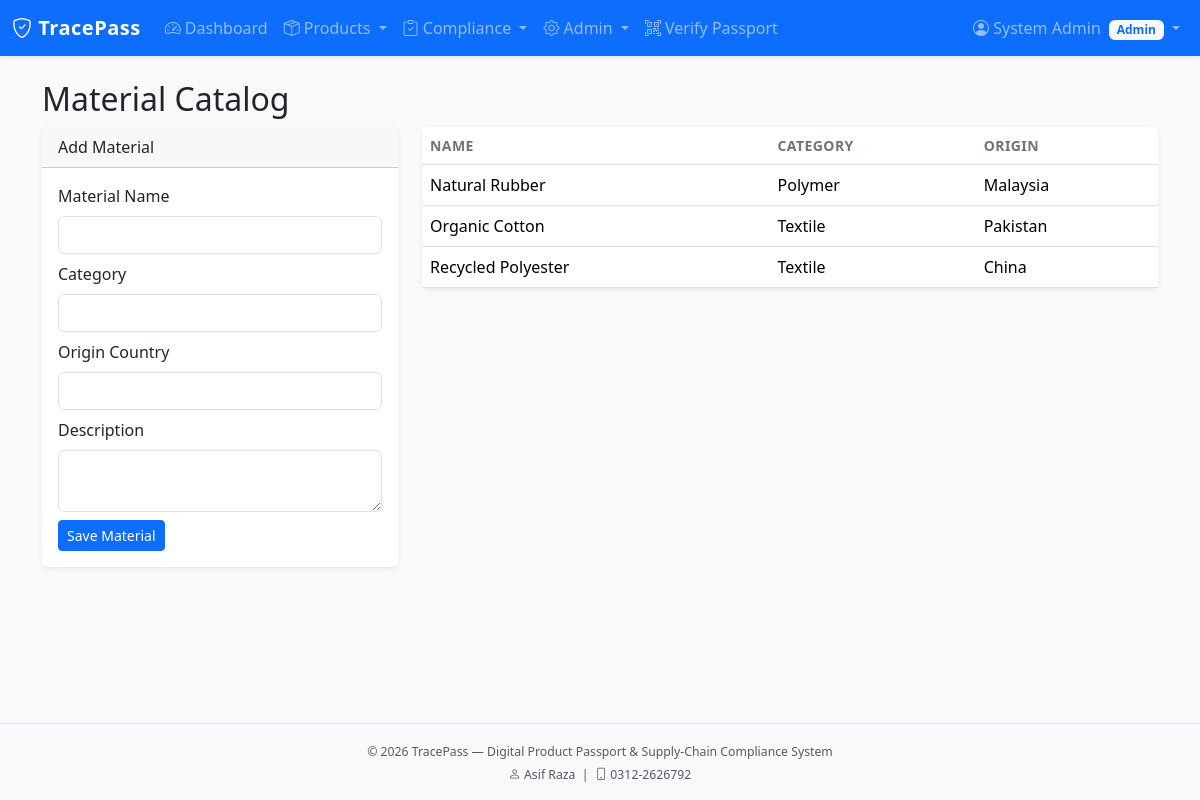
/products/materials/catalog (signed in), run on the app's committed database.
### app/models/user.py (models this page shows, shortened)
class User(UserMixin, db.Model):
    __tablename__ = 'users'
    id = db.Column(db.Integer, primary_key=True)
    name = db.Column(db.String(100), nullable=False)
    email = db.Column(db.String(120), unique=True, nullable=False, index=True)
    password_hash = db.Column(db.String(256), nullable=False)
    role_id = db.Column(db.Integer, db.ForeignKey('roles.id'), nullable=False)
    organization_id = db.Column(db.Integer, db.ForeignKey('organizations.id'), nullable=True)
    is_active = db.Column(db.Boolean, default=True)
    last_login = db.Column(db.DateTime)
    created_at = db.Column(db.DateTime, default=datetime.utcnow)
    updated_at = db.Column(db.DateTime, default=datetime.utcnow, onupdate=datetime.utcnow)
    @property
    def password(self):
        raise AttributeError('password is not a readable attribute')
    def has_role(self, *role_names):
        if self.role is None:
            return False
        return self.role.name in role_names

### app/models/role.py (models this page shows, shortened)
class Role(db.Model):
    __tablename__ = 'roles'
    id = db.Column(db.Integer, primary_key=True)
    name = db.Column(db.String(64), unique=True, nullable=False, index=True)
    description = db.Column(db.String(255))
    permissions = db.Column(db.Integer, default=0)  # bitmask style if needed later
    is_default = db.Column(db.Boolean, default=False)
    created_at = db.Column(db.DateTime, default=datetime.utcnow)
    users = db.relationship('User', backref='role', lazy='dynamic')
    PERMISSION_VIEW_PUBLIC = 0x01
    PERMISSION_MANAGE_PRODUCTS = 0x02
    PERMISSION_MANAGE_SUPPLIERS = 0x04
    PERMISSION_COMPLIANCE = 0x08
    PERMISSION_ADMIN = 0x80

### app/models/product.py (models this page shows, shortened)
class Material(db.Model):
    __tablename__ = 'materials'
    id = db.Column(db.Integer, primary_key=True)
    name = db.Column(db.String(150), nullable=False)
    category = db.Column(db.String(80))
    origin_country = db.Column(db.String(80))
    description = db.Column(db.Text)
    created_at = db.Column(db.DateTime, default=datetime.utcnow)

### app/products/routes.py (the view, shortened to what this page needs)
@products_bp.route('/materials/catalog', methods=['GET', 'POST'])
@login_required
@role_required('Manufacturer', 'Admin', 'Supplier')
def material_catalog():
    form = MaterialForm()
    materials = Material.query.order_by(Material.name).all()
    return render_template('products/material_catalog.html', form=form, materials=materials,
                           title='Material Catalog')

### app/products/forms.py
class MaterialForm(FlaskForm):
    name = StringField('Material Name', validators=[DataRequired(), Length(max=150)])
    category = StringField('Category', validators=[Optional(), Length(max=80)])
    origin_country = StringField('Origin Country', validators=[Optional(), Length(max=80)])
    description = TextAreaField('Description', validators=[Optional()])
    submit = SubmitField('Save Material')

### app/models/user.py (called while the page is built)
@login_manager.user_loader
def load_user(user_id):
    return User.query.get(int(user_id))

### app/templates/products/material_catalog.html
{% extends "base.html" %}
{% block content %}
<div class="container">
<h2>Material Catalog</h2>
<div class="row g-4">
<div class="col-md-4"><div class="card"><div class="card-header">Add Material</div><div class="card-body">
<form method="POST">{{ form.hidden_tag() }}
<div class="mb-2">{{ form.name.label(class="form-label") }}{{ form.name(class="form-control") }}</div>
<div class="mb-2">{{ form.category.label(class="form-label") }}{{ form.category(class="form-control") }}</div>
<div class="mb-2">{{ form.origin_country.label(class="form-label") }}{{ form.origin_country(class="form-control") }}</div>
<div class="mb-2">{{ form.description.label(class="form-label") }}{{ form.description(class="form-control", rows=2) }}</div>
{{ form.submit(class="btn btn-primary btn-sm") }}
</form></div></div></div>
<div class="col-md-8"><div class="card"><div class="table-responsive">
<table class="table mb-0"><thead><tr><th>Name</th><th>Category</th><th>Origin</th></tr></thead>
<tbody>{% for m in materials %}<tr>
<td>{{ m.name }}</td><td>{{ m.category or '—' }}</td><td>{{ m.origin_country or '—' }}</td>
</tr>{% else %}<tr><td colspan="3" class="text-muted text-center">Empty catalog.</td></tr>{% endfor %}
</tbody></table></div></div></div>
</div></div>
{% endblock %}

### app/templates/includes/navbar.html (shortened to what this page needs)
<nav class="navbar navbar-expand-lg navbar-dark bg-primary shadow-sm">
    <div class="container-fluid">
        <a class="navbar-brand fw-bold" href="{{ url_for('main.index') }}">
            <i class="bi bi-shield-check"></i> TracePass
        </a>
        <div class="collapse navbar-collapse" id="mainNav">
            <ul class="navbar-nav me-auto mb-2 mb-lg-0">
                {% if current_user.is_authenticated %}
                    <li class="nav-item">
                        <a class="nav-link" href="{{ url_for('main.dashboard') }}">
                            <i class="bi bi-speedometer2"></i> Dashboard
                        </a>
                    </li>
                    {% if current_user.has_role('Manufacturer', 'Admin', 'Auditor', 'Distributor', 'Supplier') %}
                    <li class="nav-item dropdown">
                        <a class="nav-link dropdown-toggle" href="#" data-bs-toggle="dropdown">
                            <i class="bi bi-box-seam"></i> Products
                        </a>
                    </li>
                    {% endif %}
                    {% if current_user.has_role('Auditor', 'Admin') %}
                    <li class="nav-item dropdown">
                        <a class="nav-link dropdown-toggle" href="#" data-bs-toggle="dropdown">
                            <i class="bi bi-clipboard-check"></i> Compliance
                        </a>
                    </li>
                    {% elif current_user.has_role('Supplier', 'Manufacturer') %}
                    <li class="nav-item">
                        <a class="nav-link" href="{{ url_for('compliance.certificates') }}">
                            <i class="bi bi-file-earmark-check"></i> Certificates
                        </a>
                    </li>
                    {% endif %}
                    {% if current_user.has_role('Admin') %}
                    <li class="nav-item dropdown">
                        <a class="nav-link dropdown-toggle" href="#" data-bs-toggle="dropdown">
                            <i class="bi bi-gear"></i> Admin
                        </a>
                    </li>
                    {% endif %}
                {% endif %}
                <li class="nav-item">
                    <a class="nav-link" href="{{ url_for('public.verify') }}">
                        <i class="bi bi-qr-code-scan"></i> Verify Passport
                    </a>
                </li>
            </ul>
            <ul class="navbar-nav ms-auto">
                {% if current_user.is_authenticated %}
                    <li class="nav-item dropdown">
                        <a class="nav-link dropdown-toggle" href="#" data-bs-toggle="dropdown">
                            <i class="bi bi-person-circle"></i>
                            {{ current_user.name }}
                            <span class="badge bg-light text-primary ms-1">{{ current_user.role.name }}</span>
                        </a>
                    </li>
                {% endif %}
            </ul>
        </div>
    </div>
</nav>

### app/static/css/style.css (style rules this page uses)
:root { --tp-primary: #0d6efd; --tp-dark: #0a2540; }
body { min-height: 100vh; display: flex; flex-direction: column; background-color: #f8f9fa; }
.navbar-brand { letter-spacing: 0.5px; }
.card { border: none; box-shadow: 0 0.125rem 0.25rem rgba(0, 0, 0, 0.075); }
.table th { font-weight: 600; font-size: 0.875rem; text-transform: uppercase; letter-spacing: 0.03em; color: #6c757d; }

### data on the page
User: name "System Admin"
Role: role.name "Admin"
Material: name "Natural Rubber", category "Polymer", origin_country "Malaysia"
Material: name "Organic Cotton", category "Textile", origin_country "Pakistan"
Material: name "Recycled Polyester", category "Textile", origin_country "China"
